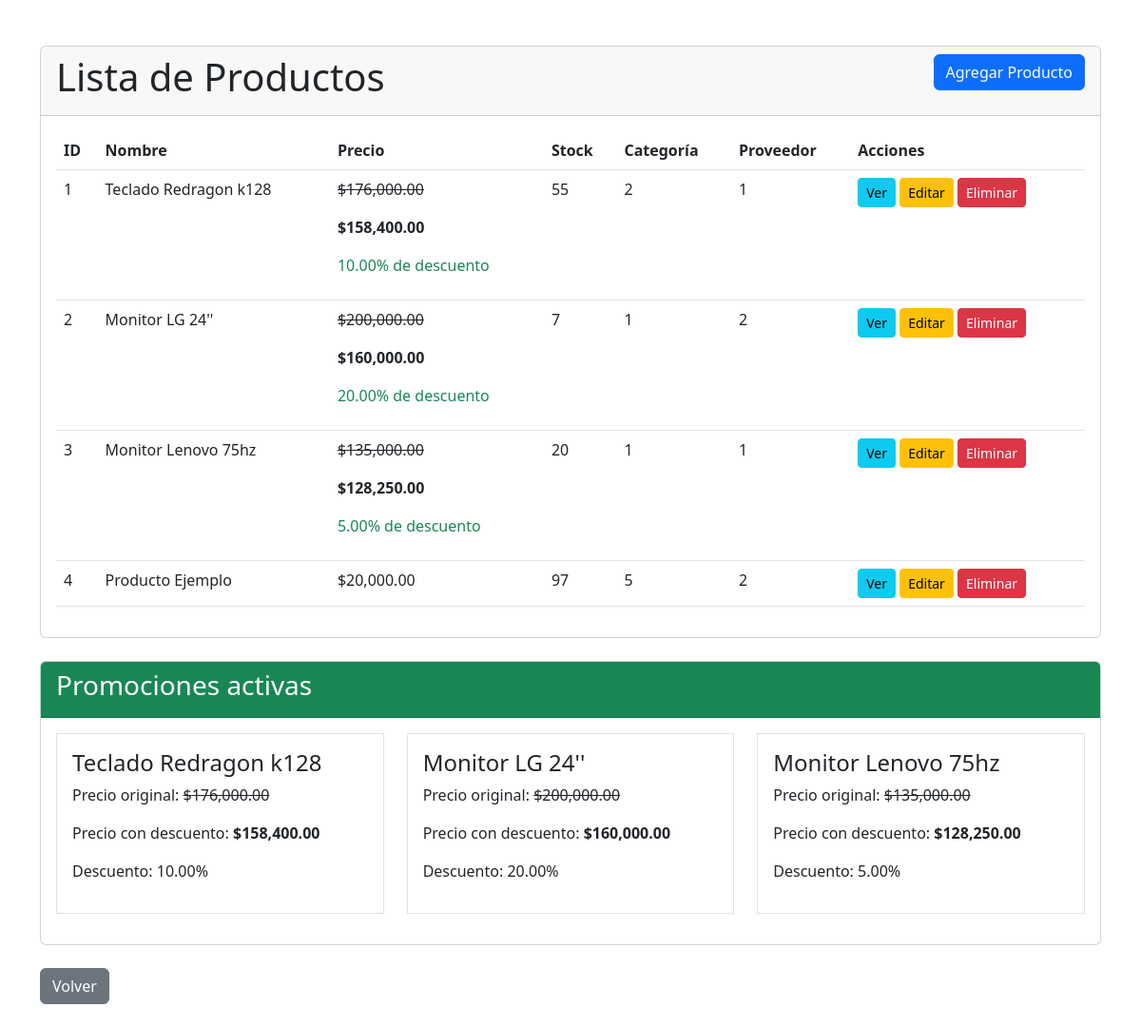
The app's page /sales_system/modules/Product/Views/index.php (signed in) with its own data.
### tables this page shows
CREATE TABLE IF NOT EXISTS `productos` (
  `id` int NOT NULL AUTO_INCREMENT,
  `name` varchar(255) NOT NULL,
  `description` text,
  `price` decimal(10,2) NOT NULL,
  `stock` int NOT NULL DEFAULT '0',
  `category_id` int NOT NULL,
  `provider_id` int NOT NULL,
  `created_at` timestamp NULL DEFAULT CURRENT_TIMESTAMP,
  `updated_at` timestamp NULL DEFAULT CURRENT_TIMESTAMP ON UPDATE CURRENT_TIMESTAMP,
  PRIMARY KEY (`id`),
  KEY `fk_category` (`category_id`),
  KEY `fk_provider` (`provider_id`)
);

CREATE TABLE IF NOT EXISTS `promociones` (
  `id` int NOT NULL AUTO_INCREMENT,
  `product_id` int NOT NULL,
  `discount_percent` decimal(5,2) NOT NULL,
  `start_date` date NOT NULL,
  `end_date` date DEFAULT NULL,
  `created_at` timestamp NULL DEFAULT CURRENT_TIMESTAMP,
  `updated_at` timestamp NULL DEFAULT CURRENT_TIMESTAMP ON UPDATE CURRENT_TIMESTAMP,
  PRIMARY KEY (`id`),
  KEY `product_id` (`product_id`)
);

### sales_system/modules/Product/Controllers/ProductController.php (called while the page is built, shortened)
<?php
require_once __DIR__ . '/../Model/Product.php';
class ProductController {
    private $conn;
    public function __construct($conn) {
        $this->conn = $conn;
    }
    public function getAllProductsWithPromotions()
{
    $sql = "SELECT p.*, pr.discount_percent, (p.price - (p.price * pr.discount_percent / 100)) AS price_with_discount FROM productos p LEFT JOIN promociones pr ON p.id = pr.product_id";
$stmt = $this->conn->prepare($sql);
    $stmt->execute();
    $result = $stmt->get_result();
    $products = [];
    while ($row = $result->fetch_assoc()) {
        $hasPromotion = $row['discount_percent'] !== null;
        $priceWithDiscount = $row['price'];
        if ($hasPromotion) {
            $discount = $row['discount_percent'];
            $priceWithDiscount = $row['price'] - ($row['price'] * $discount / 100);
        } else {
            $discount = 0;
        }
        $product = new Product(
            $row['id'],
            $row['name'],
            $row['description'],
            $row['price'],
            $row['stock'],
            $row['category_id'],
            $row['provider_id'],
            $row['created_at'],
            $row['updated_at']
        );
        $product->has_promotion = $hasPromotion;
        $product->price_with_discount = $priceWithDiscount;
        $product->discount_percent = $discount;
        $products[] = $product;
    }
    return $products;
}
}

### sales_system/modules/Product/Model/Product.php (called while the page is built, shortened)
<?php
class Product {
    public function __construct($id, $name, $description, $price, $stock, $category_id, $provider_id, $created_at, $updated_at) {
        $this->id = $id;
        $this->name = $name;
        $this->price = $price;
        $this->stock = $stock;
        $this->category_id = $category_id;
        $this->provider_id = $provider_id;
    }
}

### sales_system/modules/Product/Views/index.php (the view, shortened to what this page needs)
<?php
require_once __DIR__ . '/../Controllers/ProductController.php';
$conn = new mysqli(DB_HOST, DB_USER, DB_PASS, DB_NAME);
$controller = new ProductController($conn);
$products = $controller->getAllProductsWithPromotions();
?>
<!DOCTYPE html>
<html lang="es">
<head>
    <link href="https://cdn.jsdelivr.net/npm/bootstrap@5.3.0/dist/css/bootstrap.min.css" rel="stylesheet" />
</head>
<body class="p-4">
<div class="container mt-4">
    <div class="card">
        <div class="card-header">
            <h1>Lista de Productos
                <a href="create.php" class="btn btn-primary mb-3 float-end">Agregar Producto</a>
            </h1>
        </div>
        <div class="card-body">
            <table class="table table-hover ">
                <thead>
                    <tr>
                        <th>ID</th><th>Nombre</th><th>Precio</th><th>Stock</th><th>Categoría</th><th>Proveedor</th><th>Acciones</th>
                    </tr>
                </thead>
               <tbody>
<?php if (count($products) > 0): ?>
    <?php foreach ($products as $product): ?>
        <tr>
            <td><?= $product->id ?></td>
            <td><?= htmlspecialchars($product->name) ?></td>
            <td>
                <?php if ($product->has_promotion): ?>
                    <p><del>$<?= number_format($product->price, 2) ?></del></p>
                    <p><strong>$<?= number_format($product->price_with_discount, 2) ?></strong></p>
                    <p class="text-success"><?= $product->discount_percent ?>% de descuento</p>
                <?php else: ?>
                    $<?= number_format($product->price, 2) ?>
                <?php endif; ?>
            </td>
            <td><?= $product->stock ?></td>
            <td><?= $product->category_id ?></td>
            <td><?= $product->provider_id ?></td>
            <td>
                <a href="show.php?id=<?= $product->id ?>" class="btn btn-info btn-sm">Ver</a>
                <a href="edit.php?id=<?= $product->id ?>" class="btn btn-warning btn-sm">Editar</a>
                <a href="delete.php?id=<?= $product->id ?>" class="btn btn-danger btn-sm" onclick="return confirm('¿Eliminar este producto?')">Eliminar</a>
            </td>
        </tr>
    <?php endforeach; ?>
<?php else: ?>
    <tr><td colspan="7" class="text-center">No hay productos registrados.</td></tr>
<?php endif; ?>
</tbody>
            </table>
        </div>
    </div>
    <div class="card mt-4">
        <div class="card-header bg-success text-white">
            <h3>Promociones activas</h3>
        </div>
        <div class="card-body">
            <div class="row">
                <?php foreach ($products as $product): ?>
                    <?php if ($product->has_promotion): ?>
                        <div class="col-md-4 mb-3">
                            <div class="border p-3 h-100">
                                <h4><?= htmlspecialchars($product->name) ?></h4>
                                <p>Precio original: <del>$<?= number_format($product->price, 2) ?></del></p>
                                <p>Precio con descuento: <strong>$<?= number_format($product->price_with_discount, 2) ?></strong></p>
                                <p>Descuento: <?= $product->discount_percent ?>%</p>
                            </div>
                        </div>
                    <?php endif; ?>
                <?php endforeach; ?>
            </div>
        </div>
    </div>
    <a href="../../../dashboard.php" class="btn btn-secondary mt-4">Volver</a>
</div>
</body>
</html>

### records on screen
productos: id "1", name "Teclado Redragon k128", price "176,000.00", price.discount_percent "158,400.00", promociones.discount_percent "10.00", stock "55", category "2", provider "1"
productos: id "2", name "Monitor LG 24''", price "200,000.00", price.discount_percent "160,000.00", promociones.discount_percent "20.00", stock "7", category "1", provider "2"
productos: id "3", name "Monitor Lenovo 75hz", price "135,000.00", price.discount_percent "128,250.00", promociones.discount_percent "5.00", stock "20", category "1", provider "1"
productos: id "4", name "Producto Ejemplo", price "20,000.00", stock "97", category "5", provider "2"
